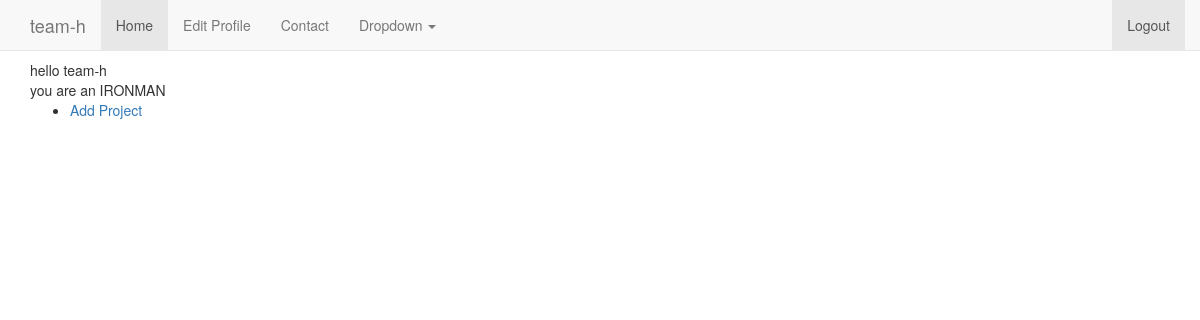
The app's page /account/ (signed in), older data.
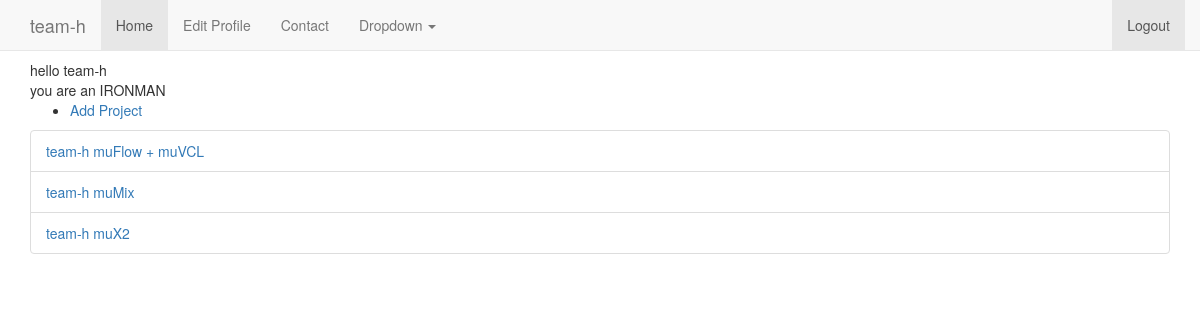
The same page, newer data.
### accounts/models.py (models this page shows)
class Folder(models.Model):
    project = models.ForeignKey(Project)
    team = models.ForeignKey(User, limit_choices_to={'groups__name': 'ironmen'}, related_name='proj_team' )
    client = models.ForeignKey(User, limit_choices_to={'groups__name': 'Client'}, related_name='proj_client')
    mentor = models.CharField(default='', max_length=40)
    prob_stat = models.TextField()
    vertical = models.CharField(max_length=20)
    def __str__(self):
        return str(self.team) + " " + str(self.project)

class Project(models.Model):
    product_name = models.CharField(max_length=30)
    timeInWeeks  = models.IntegerField(default=0)
    def __str__(self):
        return self.product_name

### accounts/views.py (the view)
def home(request):
    try:
        if request.user.groups.all()[0].name == 'ironmen':
            projects = Folder.objects.filter(team=request.user)
            return render(request, 'accounts/home.html',
                          {'projects':projects})
        else:
            teams = Folder.objects.filter(client=request.user)
            return render(request, 'accounts/viewTeams.html', {'teams': teams})
    except:
        raise Http404()

### accounts/templates/accounts/home.html
{% extends 'base.html' %}
{% block body %}
     hello {{ user.username }}  <br>
    {% if user.groups.all.0.name ==  'Client' %}
        you are a client
        <ul>
            <li> <a href="/account/evaluate/"> Evaluate Teams</a></li>
            <li> <a href="/account/shared/"> Check what teams have shared</a></li>
        </ul>
    {% elif user.groups.all.0.name ==  'ironmen' %}
        you are an IRONMAN
        <ul>
           <li> <a href="/account/add_project/"> Add Project</a></li>
        </ul>
    {% endif %}
    <ul class="list-group">
        {% for project in projects %}
            <li class="list-group-item"><a href="/ironman/{{ project.project.id }}/ ">{{ project }}</a></li>
        {% endfor %}
    </ul>
{% endblock %}

Row changes from the older to the newer data that the page shows:
added Folder: team+project "team-h muFlow + muVCL"
added Folder: team+project "team-h muMix"
added Folder: team+project "team-h muX2"
